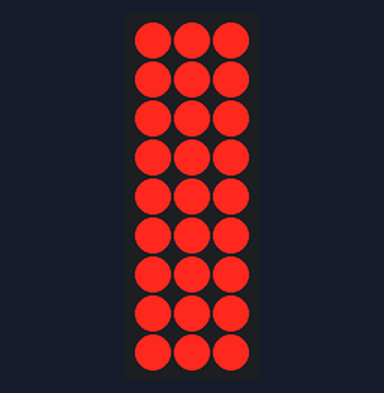
Simulated run of this program. Board: Arduino Uno, built with avr-gcc and run on an emulated ATmega328P. Parts: 3×9 LED matrix. Wiring (inferred from the names in the program): LED matrix (orientation assumed): rows pin 8, pin 9, pin 10, pin 7, pin 6, pin 5, pin 2, pin 3, pin 4; columns pin 11, pin 12, pin 13.

Above: at 0.1 s.
At 3.2 s:
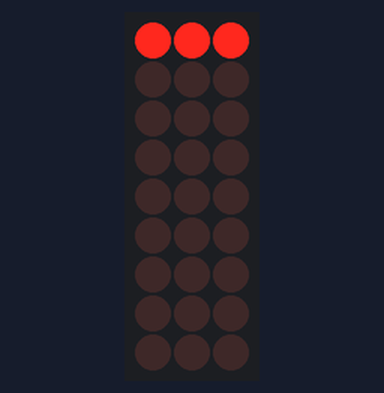
At 5.86 s:
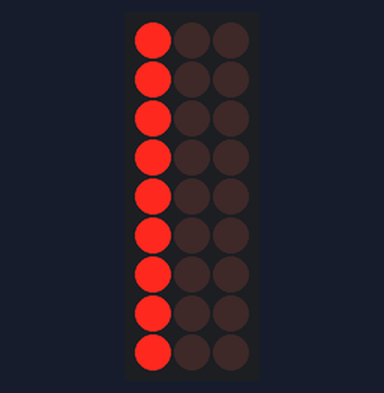
At 6.49 s:
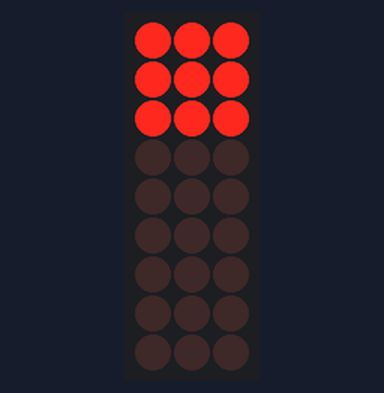
At 18.78 s:
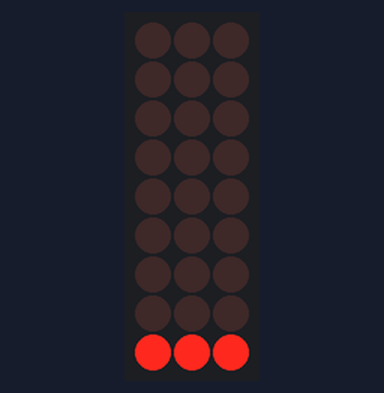
At 35.98 s:
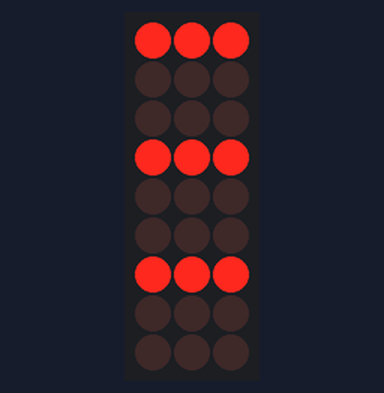

Measured:
- what the display in image 0 shows lasts 0.7 s, from 0.0 s to 0.7 s

The program:

main.cpp
```cpp
/*                            Tras                \
.                                                  \
. Negativo >>           - X(1) X(4) X(7)            \
.             Esquerdo    X(2) X(5) X(8)  Direito    \    Visão superior
.                         X(3) X(6) X(9)             /    do cubo
.                                                   /
.                             Frente               /
.                                                 /

Lista de efeitos:
// #1: Acende todos os LEDS (deve ser repetida muitas vezes para que o LED se mantenha acesso)
// #2: Pisca os LEDs em ordem, do primeiro ao terceiro andar
// #3: Pisca od LEDs em ordem, do terceio ao primeiro andar
// #4: Pisca as colunas dos três andares ao mesmo tempo, do LED 1 ao 9
// #5: Pisca as colunas dos três andares ao mesmo tempo, do LED 9 ao 1
// #6: Pisca os andares inteiros, do 1 ao 3
// #7: Pisca os andares inteiros, do 3 ao 1
// #8: Pisca todos os LEDs da lateral esquerda a direita
// #9: Pisca todos os LEDs da lateral direita a esquerda
// #10: Pisca todos os LEDs da frente para trás
// #11: Pisca todos os LEDs de trás para frente
// #12: Os LEDs piscam de forma circular do 1 ao 3 andar
// #13: Os LEDs piscam de forma circular do 3 ao 1 andar
// #14: Os LEDs piscam de forma circular da direita para esquerda
// #15: Os LEDs piscam de forma circular da esquerda para direita
// #16: Os LEDs piscam de forma circular de frente para trás
// #17  Os LEDs piscam de forma circular de trás para feente
// #18:
// #19:
// #20:
// #21: Explosão
// #22: Implosão
// #23: Aleatório

*/
#include <Arduino.h>

//                  0 , 1, 2, 3,  4, 5, 6, 7, 8 ,9
byte LED[3][10] = {{13, 8, 9, 10, 7, 6, 5, 2, 3, 4}, {12, 8, 9, 10, 7, 6, 5, 2, 3, 4}, {11, 8, 9, 10, 7, 6, 5, 2, 3, 4}};

void Acender(byte Andar, byte Luz, bool Estado);
void Efeito(byte NEfeito);
void E1(), E2(), E3(), E4(), E5(), E6(), E7(), E8(), E9(), E10(), E11(), E12(), E13(), E14(), E15(), E16(), E17(), E18(), E19(), E20(), E21(), E22(), E23();

void setup()
{
  for (byte i = 2; i <= 13; i++)
    pinMode(i, OUTPUT);
  for (byte i = 0; i <= 2; i++)
    digitalWrite(LED[i][0], HIGH);
}

void loop()
{
  for (byte i = 1; i < 18; i++)
  {
    Efeito(i);
  }
}

void Acender(byte Andar, byte Luz, bool Estado)
{
  digitalWrite(LED[Andar - 1][0], !Estado);
  digitalWrite(LED[Andar - 1][Luz], Estado);
}

void Efeito(byte NEfeito)
{
  switch (NEfeito)
  {
  case 1:
    E1();
    break;
  case 2:
    E2();
    break;
  case 3:
    E3();
    break;
  case 4:
    E4();
    break;
  case 5:
    E5();
    break;
  case 6:
    E6();
    break;
  case 7:
    E7();
    break;
  case 8:
    E8();
    break;
  case 9:
    E9();
    break;
  case 10:
    E10();
    break;
  case 11:
    E11();
    break;
  case 12:
    E12();
    break;
  case 13:
    E13();
    break;
  case 14:
    E14();
    break;
  case 15:
    E15();
    break;
  case 16:
    E16();
    break;
  case 17:
    E17();
    break;
  case 18:
    E18();
    break;
  case 19:
    E19();
    break;
  case 20:
    E20();
    break;
  case 21:
    E21();
    break;
  case 22:
    E22();
    break;
  case 23:
    E23();
    break;
  }
}

// #1: Acende todos os LEDS (deve ser repetida muitas vezes para que o LED se mantenha acesso)
void E1()
{
  for (int iii = 0; iii < 200; iii++)
  {
    for (int ii = 1; ii < 4; ii++)
    {
      for (int i = 1; i < 10; i++)
      {
        Acender(ii, i, HIGH);
        delayMicroseconds(100);
        Acender(ii, i, LOW);
      }
    }
  }
}
// #2: Pisca os LEDs em ordem, do primeiro ao terceiro andar
void E2()
{
  for (byte i = 0; i < 3; i++)
  {
    digitalWrite(LED[i][0], LOW);
    for (byte ii = 1; ii < 10; ii++)
    {
      digitalWrite(LED[i][ii], HIGH);
      delay(30);
      digitalWrite(LED[i][ii], LOW);
      delay(15);
    }
    digitalWrite(LED[i][0], HIGH);
  }
}
// #3: Pisca od LEDs em ordem, do terceio ao primeiro andar
void E3()
{
  for (int i = 2; i >= 0; i--)
  {
    digitalWrite(LED[i][0], LOW);
    for (byte ii = 9; ii >= 1; ii--)
    {
      digitalWrite(LED[i][ii], HIGH);
      delay(30);
      digitalWrite(LED[i][ii], LOW);
      delay(15);
    }
    digitalWrite(LED[i][0], HIGH);
  }
}
// #4: Pisca as colunas dos três andares ao mesmo tempo, do LED 1 ao 9
void E4()
{
  digitalWrite(LED[0][0], LOW);
  digitalWrite(LED[1][0], LOW);
  digitalWrite(LED[2][0], LOW);
  for (byte ii = 1; ii < 10; ii++)
  {
    for (byte i = 0; i < 3; i++)
    {
      digitalWrite(LED[i][ii], HIGH);
      delay(30);
      digitalWrite(LED[i][ii], LOW);
      delay(15);
    }
  }
  digitalWrite(LED[0][0], HIGH);
  digitalWrite(LED[1][0], HIGH);
  digitalWrite(LED[2][0], HIGH);
}
// #5: Pisca as colunas dos três andares ao mesmo tempo, do LED 9 ao 1
void E5()
{

  digitalWrite(LED[0][0], LOW);
  digitalWrite(LED[1][0], LOW);
  digitalWrite(LED[2][0], LOW);
  for (byte ii = 9; ii >= 1; ii--)
  {
    for (int i = 2; i >= 0; i--)
    {
      digitalWrite(LED[i][ii], HIGH);
      delay(30);
      digitalWrite(LED[i][ii], LOW);
      delay(15);
    }
  }
  digitalWrite(LED[0][0], HIGH);
  digitalWrite(LED[1][0], HIGH);
  digitalWrite(LED[2][0], HIGH);
}
// #6: Pisca os andares inteiros, do 1 ao 3
void E6()
{
  for (byte i = 0; i < 3; i++)
  {
    digitalWrite(LED[i][0], LOW);
    for (byte ii = 0; ii < 100; ii++)
    {
      for (byte iii = 1; iii < 10; iii++)
      {
        digitalWrite(LED[i][iii], HIGH);
        delayMicroseconds(100);
        digitalWrite(LED[i][iii], LOW);
      }
    }

    digitalWrite(LED[i][0], HIGH);
  }
}
// #7: Pisca os andares inteiros, do 3 ao 1
void E7()
{
  for (int i = 2; i >= 0; i--)
  {
    digitalWrite(LED[i][0], LOW);
    for (byte ii = 0; ii < 100; ii++)
    {
      for (byte iii = 1; iii < 10; iii++)
      {
        digitalWrite(LED[i][iii], HIGH);
        delayMicroseconds(100);
        digitalWrite(LED[i][iii], LOW);
      }
    }

    digitalWrite(LED[i][0], HIGH);
  }
}
// #8: Pisca todos os LEDs da lateral esquerda a direita
void E8()
{
  byte Vet1[3][3] = {{7, 8, 9}, {4, 5, 6}, {1, 2, 3}};
  for (int i = 0; i < 3; i++)
  {
    for (int ii = 0; ii < 3; ii++)
      digitalWrite(LED[0][Vet1[i][ii]], HIGH);
    for (int iiii = 0; iiii < 300; iiii++)
    {

      for (int iii = 0; iii < 3; iii++)
      {
        digitalWrite(LED[iii][0], LOW);
        delayMicroseconds(100);
        digitalWrite(LED[iii][0], HIGH);
      }
    }

    for (int ii = 0; ii < 3; ii++)
      digitalWrite(LED[0][Vet1[i][ii]], LOW);
    delay(15);
  }
}
// #9: Pisca todos os LEDs da lateral direita a esquerda
void E9()
{
  byte Vet1[3][3] = {{7, 8, 9}, {4, 5, 6}, {1, 2, 3}};
  for (int i = 2; i >= 0; i--)
  {
    for (int ii = 0; ii < 3; ii++)
      digitalWrite(LED[0][Vet1[i][ii]], HIGH);
    for (int iiii = 0; iiii < 300; iiii++)
    {

      for (int iii = 0; iii < 3; iii++)
      {
        digitalWrite(LED[iii][0], LOW);
        delayMicroseconds(100);
        digitalWrite(LED[iii][0], HIGH);
      }
    }

    for (int ii = 0; ii < 3; ii++)
      digitalWrite(LED[0][Vet1[i][ii]], LOW);
    delay(15);
  }
}
// #10: Pisca todos os LEDs da frente para trás
void E10()
{
  byte Vet1[3][3] = {{3, 6, 9}, {2, 5, 8}, {1, 4, 7}};
  for (int i = 0; i < 3; i++)
  {
    for (int ii = 0; ii < 3; ii++)
      digitalWrite(LED[0][Vet1[i][ii]], HIGH);
    for (int iiii = 0; iiii < 300; iiii++)
    {

      for (int iii = 0; iii < 3; iii++)
      {
        digitalWrite(LED[iii][0], LOW);
        delayMicroseconds(100);
        digitalWrite(LED[iii][0], HIGH);
      }
    }

    for (int ii = 0; ii < 3; ii++)
      digitalWrite(LED[0][Vet1[i][ii]], LOW);
    delay(15);
  }
}
// #11: Pisca todos os LEDs de trás para frente
void E11()
{
  byte Vet1[3][3] = {{3, 6, 9}, {2, 5, 8}, {1, 4, 7}};
  for (int i = 2; i >= 0; i--)
  {
    for (int ii = 0; ii < 3; ii++)
      digitalWrite(LED[0][Vet1[i][ii]], HIGH);
    for (int iiii = 0; iiii < 300; iiii++)
    {

      for (int iii = 0; iii < 3; iii++)
      {
        digitalWrite(LED[iii][0], LOW);
        delayMicroseconds(100);
        digitalWrite(LED[iii][0], HIGH);
      }
    }

    for (int ii = 0; ii < 3; ii++)
      digitalWrite(LED[0][Vet1[i][ii]], LOW);
    delay(15);
  }
}
// #12: Os LEDs piscam de forma circular do 1 ao 3 andar
void E12()
{
  byte Vet1[8] = {1, 2, 3, 6, 9, 8, 7, 4};
  for (int i = 0; i < 3; i++)
  {
    digitalWrite(LED[i][0], LOW);
    for (int ii = 0; ii < 8; ii++)
    {
      digitalWrite(LED[i][Vet1[ii]], HIGH);
      delay(30);
      digitalWrite(LED[i][Vet1[ii]], LOW);
      delay(15);
    }

    digitalWrite(LED[i][0], HIGH);
  }
}
// #13: Os LEDs piscam de forma circular do 3 ao 1 andar
void E13()
{
  byte Vet1[8] = {1, 2, 3, 6, 9, 8, 7, 4};
  for (int i = 2; i >= 0; i--)
  {
    digitalWrite(LED[i][0], LOW);
    for (int ii = 0; ii < 8; ii++)
    {
      digitalWrite(LED[i][Vet1[ii]], HIGH);
      delay(30);
      digitalWrite(LED[i][Vet1[ii]], LOW);
      delay(15);
    }

    digitalWrite(LED[i][0], HIGH);
  }
}
// #14: Os LEDs piscam de forma circular da direita para esquerda
void E14()
{
  byte Vet2[3][3] = {{LED[0][7], LED[0][8], LED[0][9]}, {LED[0][4], LED[0][5], LED[0][6]}, {LED[0][1], LED[0][2], LED[0][3]}};
  for (int iii = 0; iii < 3; iii++)
  {
    byte Vet1[4][4] = {{LED[0][0], Vet2[iii][0], Vet2[iii][1], Vet2[iii][2]}, {Vet2[iii][2], LED[0][0], LED[1][0], LED[2][0]}, {11, Vet2[iii][2], Vet2[iii][1], Vet2[iii][0]}, {Vet2[iii][0], LED[2][0], LED[1][0], LED[0][0]}};
    bool Flag = HIGH;
    for (int i = 0; i < 4; i++)
    {
      Flag = !Flag;
      digitalWrite(Vet1[i][0], Flag);
      for (int ii = 0; ii < 4; ii++)
      {
        digitalWrite(Vet1[i][ii], !Flag);
        delay(20);
        digitalWrite(Vet1[i][ii], Flag);
        delay(5);
      }

      digitalWrite(Vet1[i][0], !Flag);
    }
  }
}
// #15: Os LEDs piscam de forma circular da esquerda para direita
void E15()
{
  byte Vet2[3][3] = {{LED[0][7], LED[0][8], LED[0][9]}, {LED[0][4], LED[0][5], LED[0][6]}, {LED[0][1], LED[0][2], LED[0][3]}};
  for (int iii = 2; iii >= 0; iii--)
  {
    byte Vet1[4][4] = {{LED[0][0], Vet2[iii][0], Vet2[iii][1], Vet2[iii][2]}, {Vet2[iii][2], LED[0][0], LED[1][0], LED[2][0]}, {11, Vet2[iii][2], Vet2[iii][1], Vet2[iii][0]}, {Vet2[iii][0], LED[2][0], LED[1][0], LED[0][0]}};
    bool Flag = HIGH;
    for (int i = 0; i < 4; i++)
    {
      Flag = !Flag;
      digitalWrite(Vet1[i][0], Flag);
      for (int ii = 0; ii < 4; ii++)
      {
        digitalWrite(Vet1[i][ii], !Flag);
        delay(20);
        digitalWrite(Vet1[i][ii], Flag);
        delay(5);
      }

      digitalWrite(Vet1[i][0], !Flag);
    }
  }
}
// #16: Os LEDs piscam de forma circular de frente para trás
void E16()
{
  byte Vet2[3][3] = {{LED[0][3], LED[0][6], LED[0][9]}, {LED[0][2], LED[0][5], LED[0][8]}, {LED[0][1], LED[0][4], LED[0][7]}};
  for (int iii = 0; iii < 3; iii++)
  {
    byte Vet1[4][4] = {{LED[0][0], Vet2[iii][0], Vet2[iii][1], Vet2[iii][2]}, {Vet2[iii][2], LED[0][0], LED[1][0], LED[2][0]}, {11, Vet2[iii][2], Vet2[iii][1], Vet2[iii][0]}, {Vet2[iii][0], LED[2][0], LED[1][0], LED[0][0]}};
    bool Flag = HIGH;
    for (int i = 0; i < 4; i++)
    {
      Flag = !Flag;
      digitalWrite(Vet1[i][0], Flag);
      for (int ii = 0; ii < 4; ii++)
      {
        digitalWrite(Vet1[i][ii], !Flag);
        delay(20);
        digitalWrite(Vet1[i][ii], Flag);
        delay(5);
      }

      digitalWrite(Vet1[i][0], !Flag);
    }
  }
}
// #17  Os LEDs piscam de forma circular de trás para feente
void E17()
{
  byte Vet2[3][3] = {{LED[0][3], LED[0][6], LED[0][9]}, {LED[0][2], LED[0][5], LED[0][8]}, {LED[0][1], LED[0][4], LED[0][7]}};
  for (int iii = 2; iii >= 0; iii--)
  {
    byte Vet1[4][4] = {{LED[0][0], Vet2[iii][0], Vet2[iii][1], Vet2[iii][2]}, {Vet2[iii][2], LED[0][0], LED[1][0], LED[2][0]}, {11, Vet2[iii][2], Vet2[iii][1], Vet2[iii][0]}, {Vet2[iii][0], LED[2][0], LED[1][0], LED[0][0]}};
    bool Flag = HIGH;
    for (int i = 0; i < 4; i++)
    {
      Flag = !Flag;
      digitalWrite(Vet1[i][0], Flag);
      for (int ii = 0; ii < 4; ii++)
      {
        digitalWrite(Vet1[i][ii], !Flag);
        delay(20);
        digitalWrite(Vet1[i][ii], Flag);
        delay(5);
      }

      digitalWrite(Vet1[i][0], !Flag);
    }
  }
}
// #18:
void E18()
{
}
// #19:
void E19()
{
}
// #20:
void E20()
{
}
// #21: Explosão
void E21()
{
}
// #22: Implosão
void E22()
{
}
// #23: Aleatório
void E23()
{
}
```
